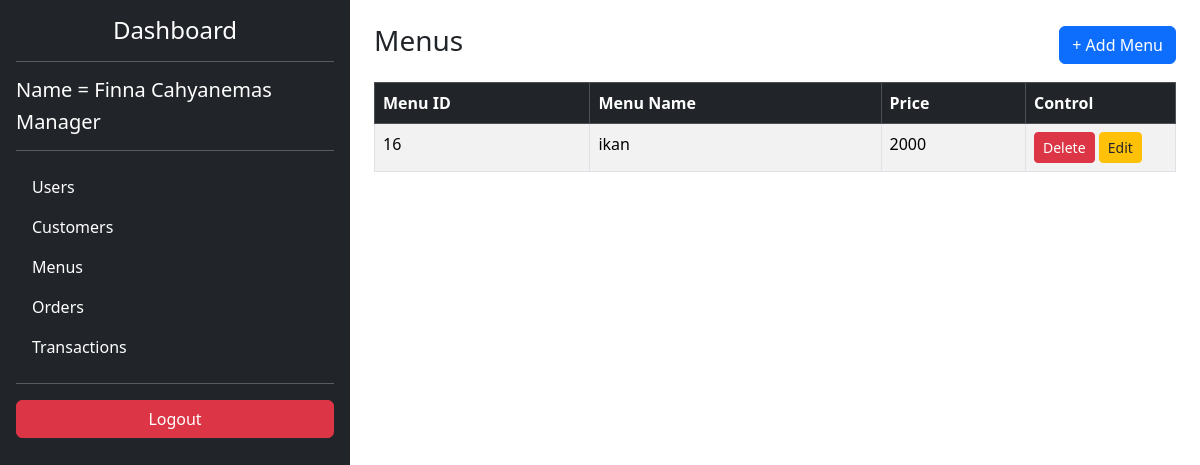
Page /page/index.php?page=menusView&action=view (signed in) on the committed database.
### tables this page shows
CREATE TABLE `menus_table` (
  `menu_id` int(11) NOT NULL,
  `menu_name` varchar(50) NOT NULL,
  `price` int(11) NOT NULL
);

### page/view/menusView.php (the view)
<?php
$dataMenusTable = mysqli_query($connect, "SELECT * FROM menus_table");
?>
<div class="d-flex justify-content-between align-items-center mb-3">
    <h3>Menus</h3>
    <a href="?page=addMenu&action=add" class="btn btn-primary">+ Add Menu</a>
</div>
<table class="table table-bordered table-striped">
    <thead class="table-dark">
        <tr>
            <th>Menu ID</th>
            <th>Menu Name</th>
            <th>Price</th>
            <th width="150">Control</th>
        </tr>
    </thead>
    <tbody>
        <?php while ($menu = $dataMenusTable->fetch_assoc()): ?>
            <tr>
                <td><?= $menu['menu_id'] ?></td>
                <td><?= $menu['menu_name'] ?></td>
                <td><?= $menu['price'] ?></td>
                <td>
                    <button class="btn btn-danger btn-sm" onclick="return confirm('apakah anda yakin menghapus data ini')">
                        <a class="text-white text-decoration-none"
                            href="../function/delete.php?table_name=menus_table&table_column=menu_id&table_id=<?= $menu['menu_id'] ?>">
                            Delete
                        </a>
                    </button>
                    <button class="btn btn-warning btn-sm">
                        <a class="text-dark text-decoration-none"
                            href="?page=editMenu&action=edit&id=<?= $menu['menu_id'] ?>">
                            Edit
                        </a>
                    </button>
                </td>
            </tr>
        <?php endwhile; ?>
    </tbody>
</table>

### rows in the picture
menus_table: menu_id "16", menu_name "ikan", price "2000"

### other values in the picture
$_SESSION['full_name'] "Finna Cahyanemas"
$_SESSION['role'] "Manager"
